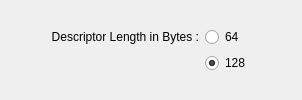
              <widget class="QWidget" name="tabDescriptorSurf">
               <attribute name="title">
                <string>SURF</string>
               </attribute>
               <layout class="QGridLayout" name="gridLayout_13">
                <item row="0" column="0">
                 <spacer name="horizontalSpacer_10">
                  <property name="orientation">
                   <enum>Qt::Horizontal</enum>
                  </property>
                  <property name="sizeHint" stdset="0">
                   <size>
                    <width>40</width>
                    <height>20</height>
                   </size>
                  </property>
                 </spacer>
                </item>
                <item row="0" column="1">
                 <layout class="QGridLayout" name="descriptorSiftParams">
                  <item row="0" column="0">
                   <widget class="QLabel" name="descriptorSurfExtendedLabel">
                    <property name="text">
                     <string>Descriptor Length in Bytes :</string>
                    </property>
                    <property name="alignment">
                     <set>Qt::AlignRight|Qt::AlignTrailing|Qt::AlignVCenter</set>
                    </property>
                   </widget>
                  </item>
                  <item row="0" column="1">
                   <widget class="QRadioButton" name="descriptorSurfNotExtended">
                    <property name="text">
                     <string>64</string>
                    </property>
                    <property name="checked">
                     <bool>false</bool>
                    </property>
                   </widget>
                  </item>
                  <item row="1" column="0">
                   <widget class="QLabel" name="descriptorSurfExtendedLabel">
                    <property name="text">
                     <string/>
                    </property>
                    <property name="alignment">
                     <set>Qt::AlignRight|Qt::AlignTrailing|Qt::AlignVCenter</set>
                    </property>
                   </widget>
                  </item>
                  <item row="1" column="1">
                   <widget class="QRadioButton" name="descriptorSurfExtended">
                    <property name="text">
                     <string>128</string>
                    </property>
                    <property name="checked">
                     <bool>true</bool>
                    </property>
                   </widget>
                  </item>
                 </layout>
                </item>
                <item row="0" column="2">
                 <spacer name="horizontalSpacer_11">
                  <property name="orientation">
                   <enum>Qt::Horizontal</enum>
                  </property>
                  <property name="sizeHint" stdset="0">
                   <size>
                    <width>40</width>
                    <height>20</height>
                   </size>
                  </property>
                 </spacer>
                </item>
               </layout>
              </widget>
